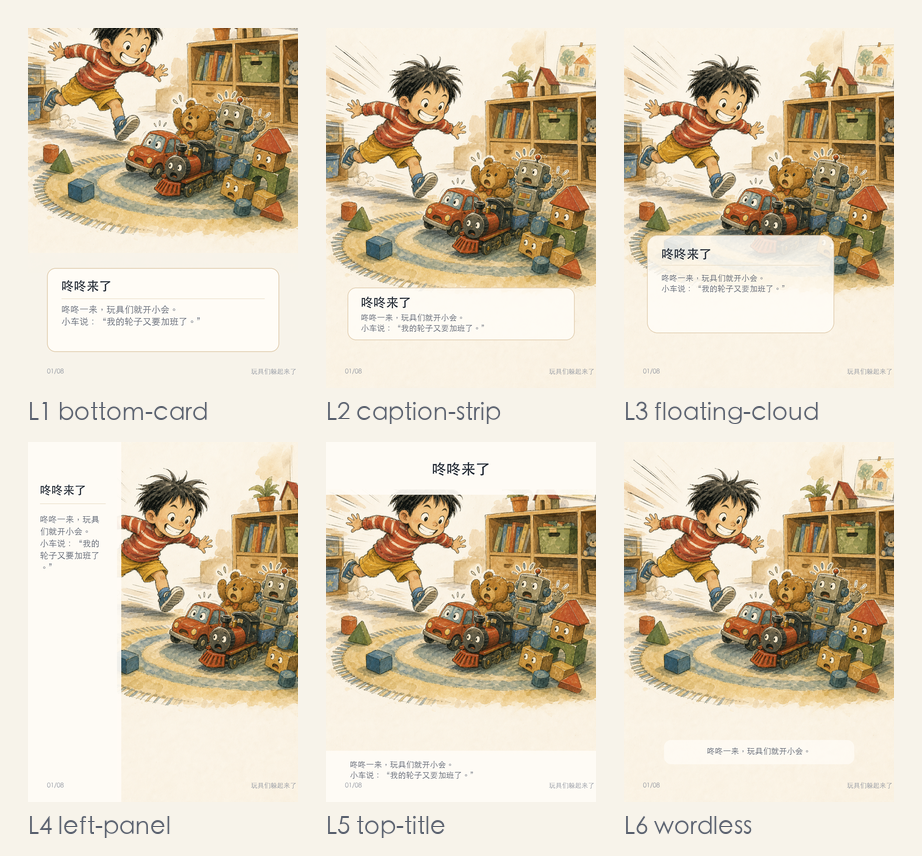
#> input picture packages/skills/skills/picturebook-maker/upstream/readme-assets/layout_contact_sheet.png, 922 x 856 px, given as the content of the folder ../readme-assets/pages, which was not available
$ python build_print_package.py ../readme-assets
#> lines starting #> are read from the running program, lines starting #| are printed output that depends on the picture; pictures that were not available may be replaced by others from this repository, and a replacement may not be noted
from __future__ import annotations

import argparse
import zipfile
from pathlib import Path

from PIL import Image, ImageDraw, ImageFont


PAPER = (247, 243, 234)
MUTED = (92, 99, 112)
FONT_LIGHT = Path("/System/Library/Fonts/STHeiti Light.ttc")


def font(size: int) -> ImageFont.FreeTypeFont:
    return ImageFont.truetype(str(FONT_LIGHT), size=size)


def cover_fit(img: Image.Image, size: tuple[int, int]) -> Image.Image:
#> called with size = (1875, 2475)
    target_w, target_h = size
#> target_w = 1875; target_h = 2475
    scale = max(target_w / img.width, target_h / img.height)
#> scale = 2.89
    resized = img.resize((int(img.width * scale), int(img.height * scale)), Image.Resampling.LANCZOS)
    left = (resized.width - target_w) // 2
#> left = 395
    top = (resized.height - target_h) // 2
#> top = 0
    return resized.crop((left, top, left + target_w, top + target_h))
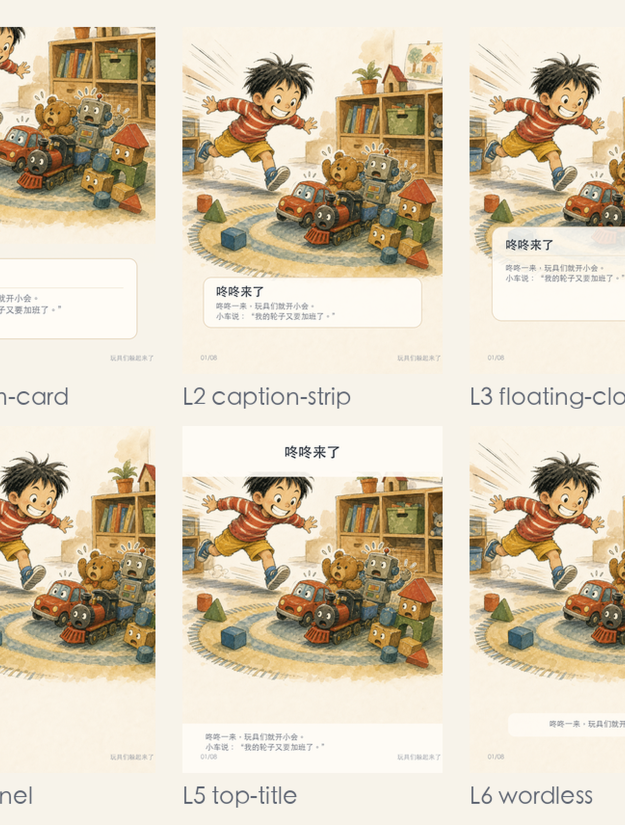
#> returned value: PIL image 1875x2475 RGB (shown at 1/3 size); mean R, G, B 217.7, 204.9, 183


def load_pages(pages_dir: Path) -> list[Path]:
    pages = sorted(p for p in pages_dir.glob("*.png") if not p.name.startswith("."))
    if not pages:
        raise SystemExit(f"No PNG pages found in {pages_dir}")
    return pages


def save_pdf(page_paths: list[Path], output: Path, size: tuple[int, int]) -> None:
    images = [cover_fit(Image.open(p).convert("RGB"), size).convert("RGB") for p in page_paths]
#> images = 1 item
#> call 2 of cover_fit, with size = (1800, 2400)
#> in cover_fit (call 2), `target_w, target_h = size`: target_w = 1800; target_h = 2400
#> in cover_fit (call 2), `scale = max(target_w / img.width, target_h / img.height)`: scale = 2.8
#> in cover_fit (call 2), `left = (resized.width - target_w) // 2`: left = 392
#> in cover_fit (call 2), `return resized.crop((left, top, left + target_w, top + target_h))`:
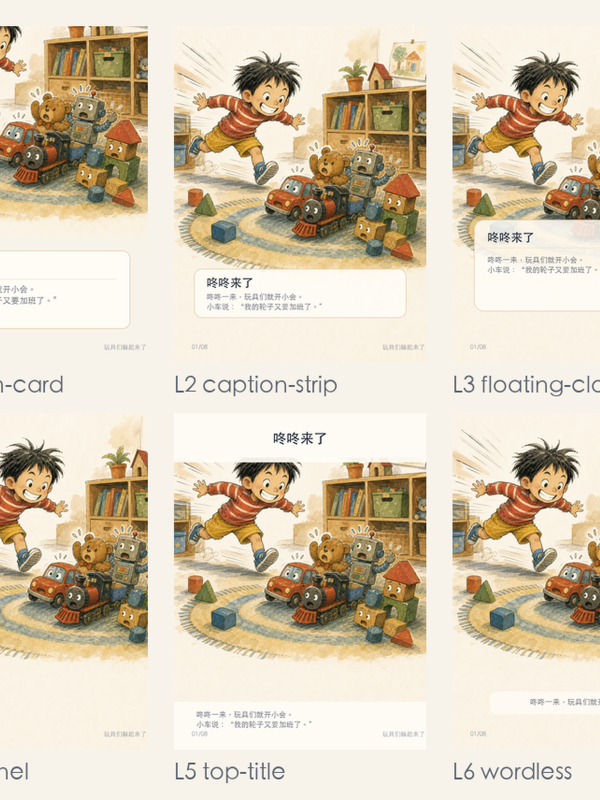
#> returned value: PIL image 1800x2400 RGB (shown at 1/3 size); mean R, G, B 217.7, 204.9, 183
    output.parent.mkdir(parents=True, exist_ok=True)
    images[0].save(output, "PDF", resolution=300.0, save_all=True, append_images=images[1:])


def make_contact_sheet(page_paths: list[Path], output: Path) -> None:
    thumb_w, thumb_h = 270, 360
    cols = 5
    rows = (len(page_paths) + cols - 1) // cols
    gutter = 28
    top = 58
    sheet = Image.new("RGB", (cols * thumb_w + (cols + 1) * gutter, rows * (thumb_h + 52) + top + gutter), PAPER)
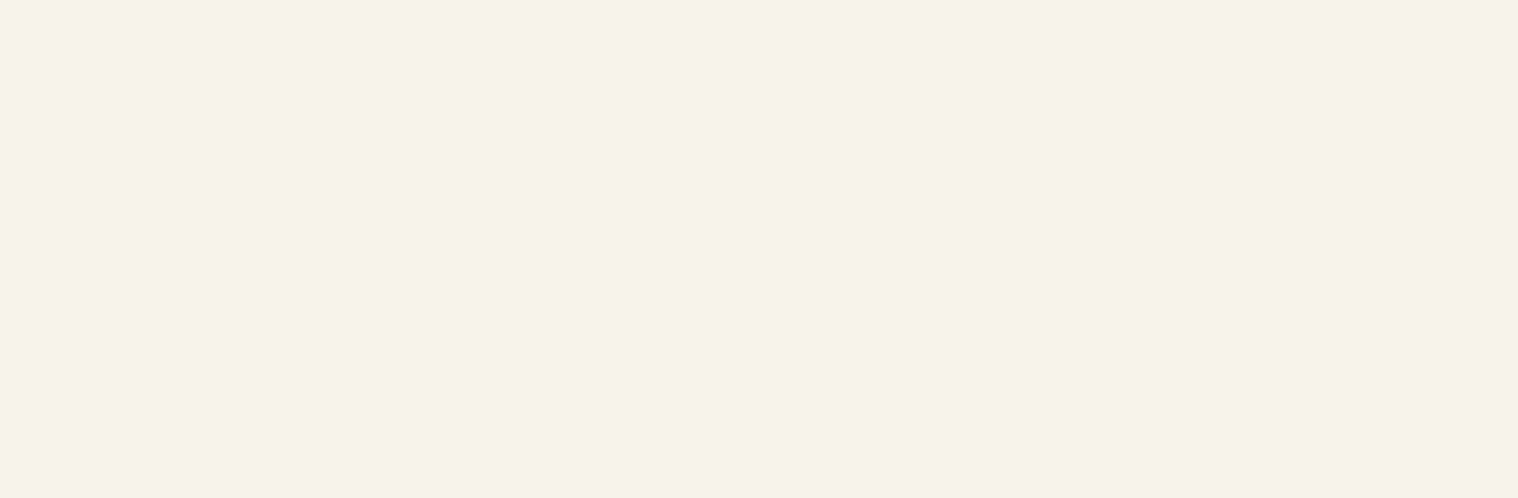
#> sheet: PIL image 1518x498 RGB; mean R, G, B 247, 243, 234
    draw = ImageDraw.Draw(sheet)
    label_font = font(24)
    for idx, path in enumerate(page_paths):
        r, c = divmod(idx, cols)
        x = gutter + c * (thumb_w + gutter)
        y = top + r * (thumb_h + 52)
        sheet.paste(cover_fit(Image.open(path).convert("RGB"), (thumb_w, thumb_h)), (x, y))
#> call 3 of cover_fit, with size = (270, 360)
#> in cover_fit (call 3), `target_w, target_h = size`: target_w = 270; target_h = 360
#> in cover_fit (call 3), `scale = max(target_w / img.width, target_h / img.height)`: scale = 0.421
#> in cover_fit (call 3), `resized = img.resize((int(img.width * scale), int(img.height * scale))..`:
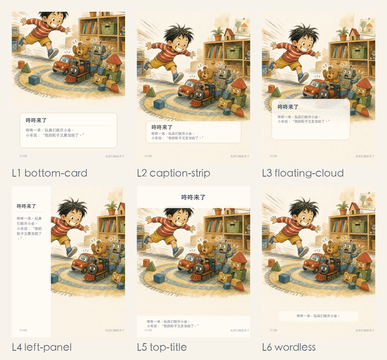
#> resized: PIL image 387x360 RGB; mean R, G, B 219.7, 207.7, 186.6
#> in cover_fit (call 3), `left = (resized.width - target_w) // 2`: left = 58
#> in cover_fit (call 3), `return resized.crop((left, top, left + target_w, top + target_h))`:
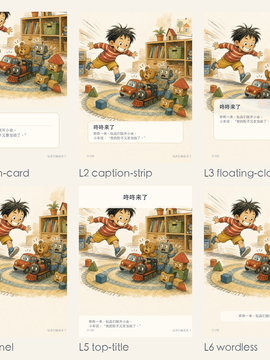
#> returned value: PIL image 270x360 RGB; mean R, G, B 217.7, 205, 183
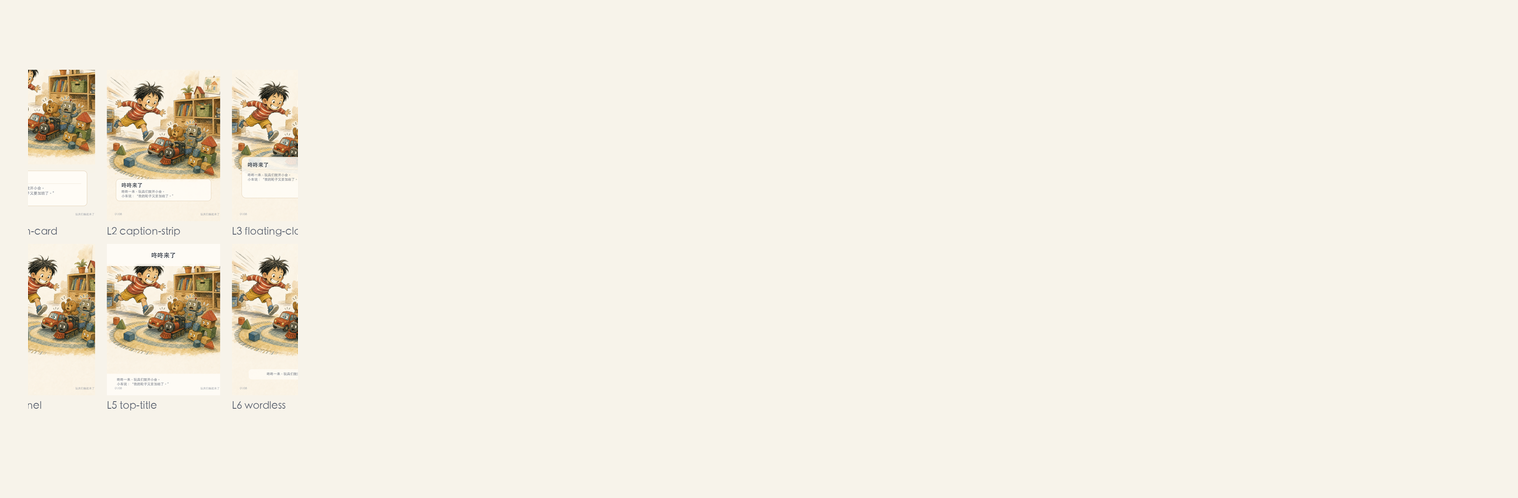
#> sheet: PIL image 1518x498 RGB; mean R, G, B 243.2, 238.1, 227.4
        draw.text((x, y + thumb_h + 12), path.stem, font=label_font, fill=MUTED)
    output.parent.mkdir(parents=True, exist_ok=True)
    sheet.save(output, quality=95)
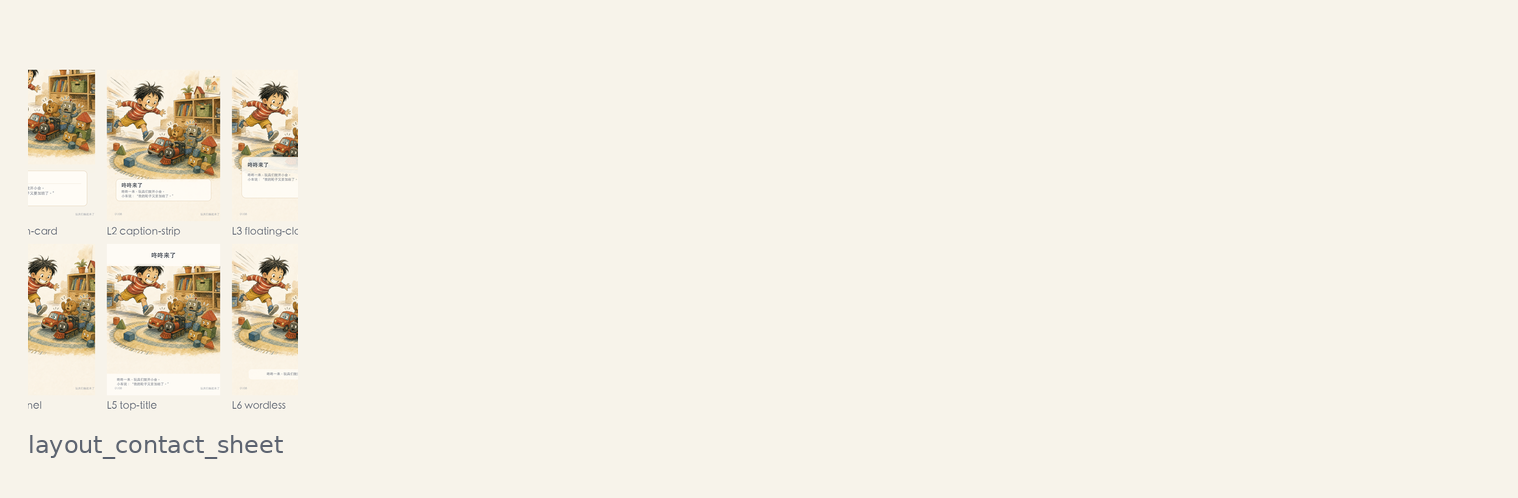
#> saved as picturebook_contact_sheet.png: PIL image 1518x498 RGB; mean R, G, B 243, 237.9, 227.2


def make_zip(project_dir: Path, output: Path) -> None:
    with zipfile.ZipFile(output, "w", compression=zipfile.ZIP_DEFLATED) as zf:
        for path in sorted(project_dir.rglob("*")):
            if path.is_file() and path.name != output.name and path.name != ".DS_Store":
                zf.write(path, path.relative_to(project_dir.parent))


def main() -> None:
    parser = argparse.ArgumentParser(description="Build picture-book print PDFs and package zip from page PNGs.")
    parser.add_argument("project_dir")
    parser.add_argument("--print-width", type=int, default=1875)
    parser.add_argument("--print-height", type=int, default=2475)
    args = parser.parse_args()

    project_dir = Path(args.project_dir)
    pages_dir = project_dir / "pages"
    print_dir = project_dir / "print"
    page_paths = load_pages(pages_dir)

    save_pdf(page_paths, print_dir / "picturebook_print_single_pages_bleed.pdf", (args.print_width, args.print_height))
    save_pdf(page_paths, print_dir / "picturebook_combined_proof.pdf", (1800, 2400))
    make_contact_sheet(page_paths, print_dir / "picturebook_contact_sheet.png")
    make_zip(project_dir, print_dir / "picturebook_print_package.zip")


if __name__ == "__main__":
    main()
